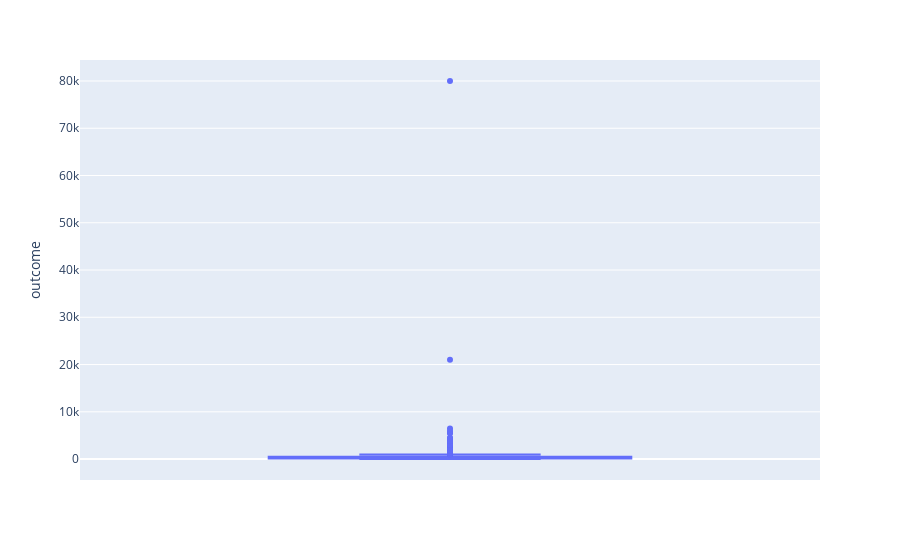

Here is the notebook cell this chart was saved with:
### Markdown cell above
Тут все уже не так радужно. Медианно, я трачу около 1000 рублей в день, что довольно много. Всего 20% дней я тратил меньше, чем 364 рубля.

### Code cell
px.box(data, y='outcome')

### Figure 1 — Plotly figure (JSON) as saved in the notebook; plotly's stock layout.template omitted (floating-point values rounded to 4 significant figures; data arrays with more than 128 entries replaced by an {"elided": "..."} marker saying what was removed)
{"data": [{"alignmentgroup": "True", "hovertemplate": "outcome=%{y}<extra></extra>", "legendgroup": "", "marker": {"color": "#636efa"}, "name": "", "notched": false, "offsetgroup": "", "orientation": "v", "showlegend": false, "type": "box", "x0": " ", "xaxis": "x", "y": {"elided": "1192 float values"}, "y0": " ", "yaxis": "y"}], "layout": {"boxmode": "group", "legend": {"tracegroupgap": 0}, "margin": {"t": 60}, "xaxis": {"anchor": "y", "domain": [0, 1]}, "yaxis": {"anchor": "x", "domain": [0, 1], "title": {"text": "outcome"}}}}
